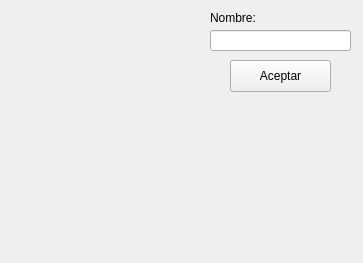
<?xml version="1.0" encoding="UTF-8"?>
<ui version="4.0">
 <class>MainWindow</class>
 <widget class="QMainWindow" name="MainWindow">
  <property name="geometry">
   <rect>
    <x>0</x>
    <y>0</y>
    <width>363</width>
    <height>263</height>
   </rect>
  </property>
  <property name="windowTitle">
   <string>Patricio</string>
  </property>
  <widget class="QWidget" name="centralwidget">
   <widget class="QLabel" name="label">
    <property name="geometry">
     <rect>
      <x>20</x>
      <y>10</y>
      <width>181</width>
      <height>241</height>
     </rect>
    </property>
    <property name="frameShape">
     <enum>QFrame::Shape::NoFrame</enum>
    </property>
    <property name="frameShadow">
     <enum>QFrame::Shadow::Raised</enum>
    </property>
    <property name="text">
     <string/>
    </property>
    <property name="pixmap">
     <pixmap>pe.webp</pixmap>
    </property>
    <property name="scaledContents">
     <bool>true</bool>
    </property>
   </widget>
   <widget class="QPushButton" name="btnAceptar">
    <property name="geometry">
     <rect>
      <x>230</x>
      <y>60</y>
      <width>101</width>
      <height>32</height>
     </rect>
    </property>
    <property name="text">
     <string>Aceptar</string>
    </property>
   </widget>
   <widget class="QLineEdit" name="txtNombre">
    <property name="geometry">
     <rect>
      <x>210</x>
      <y>30</y>
      <width>141</width>
      <height>21</height>
     </rect>
    </property>
   </widget>
   <widget class="QLabel" name="label_2">
    <property name="geometry">
     <rect>
      <x>210</x>
      <y>10</y>
      <width>58</width>
      <height>16</height>
     </rect>
    </property>
    <property name="text">
     <string>Nombre:</string>
    </property>
   </widget>
  </widget>
 </widget>
 <resources/>
 <connections/>
</ui>
